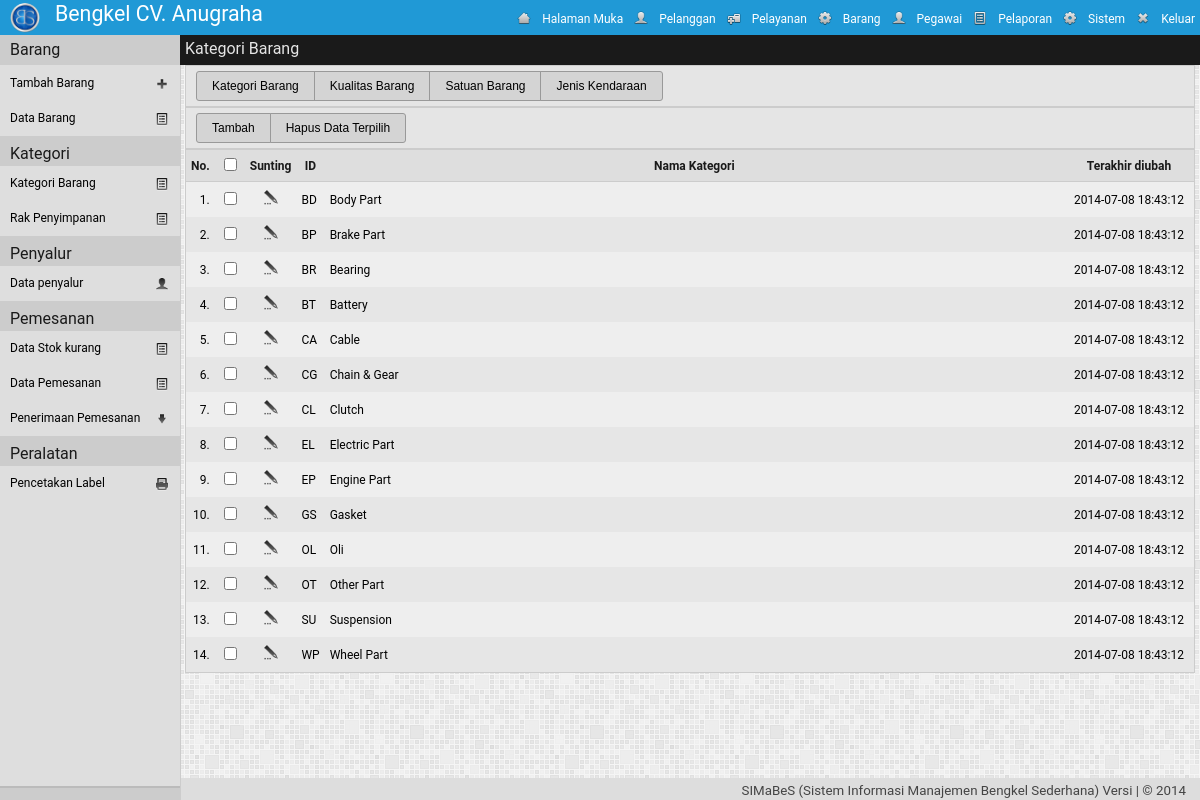
The page /adm/?mod=barang&h=kategori&id=1 (signed in) on the database its author committed.
### tables this page shows
CREATE TABLE IF NOT EXISTS `pengaturan` (
`id` int(1) NOT NULL,
  `nm_bengkel` varchar(30) NOT NULL,
  `telp1` varchar(30) NOT NULL,
  `telp2` varchar(30) NOT NULL,
  `almt_bengkel` text NOT NULL,
  `logo_bengkel` text NOT NULL,
  `tentang_bengkel` text NOT NULL
);

CREATE TABLE IF NOT EXISTS `akses_pengguna` (
  `kel_id` int(2) NOT NULL,
  `id_menu` int(2) NOT NULL,
  `r` enum('0','1') NOT NULL
);

CREATE TABLE IF NOT EXISTS `menu` (
  `id_menu` int(2) NOT NULL,
  `nm_menu` varchar(20) NOT NULL,
  `class` varchar(10) NOT NULL,
  `links` text NOT NULL,
  `icon` text NOT NULL,
  `value` text NOT NULL
);

CREATE TABLE IF NOT EXISTS `br_kategori` (
  `id_kt_brg` varchar(2) NOT NULL,
  `nm_kt_brg` varchar(25) NOT NULL,
  `wkt_ubah` datetime NOT NULL
);

### adm/barang/class.php (called while the page is built, shortened)
<?php
class barang{
	function tampil_kategori(){
		$qry = mysql_query("SELECT * FROM br_kategori") or die(mysql_error());
		while($row = mysql_fetch_array($qry))
			$data[] = $row;
			return $data;
	}
}
?>

### adm/barang/kategori.php (the view, shortened to what this page needs)
<?php
	$brg = new barang();
	$tampil_kategori = $brg->tampil_kategori();
	if($_GET['id']==1){$lokasi="Kategori Barang";}
	elseif($_GET['id']==2){$lokasi="Kualitas Barang";}
	elseif($_GET['id']==3){$lokasi="Satuan Barang";}
	elseif($_GET['id']==4){$lokasi="Jenis Kendaraan";}
	echo'
	<div class="konten">
	<div class="lokasi"><label>'.$lokasi.'</label></div>
	<div class="alat">
		<button class="perbaharui" id="kiri" onclick="window.location=\'?mod='.$_GET['mod'].'&h='.$_GET['h'].'&id=1\'">Kategori Barang</button>
		<button class="perbaharui" id="tengah" onclick="window.location=\'?mod='.$_GET['mod'].'&h='.$_GET['h'].'&id=2\'">Kualitas Barang</button>
		<button class="perbaharui" id="tengah" onclick="window.location=\'?mod='.$_GET['mod'].'&h='.$_GET['h'].'&id=3\'">Satuan Barang</button>
		<button class="perbaharui" id="kanan" onclick="window.location=\'?mod='.$_GET['mod'].'&h='.$_GET['h'].'&id=4\'">Jenis Kendaraan</button>
	</div>';
if(isset($_GET['id'])){
	if($_GET['id'] == 1){
		echo'
		<form class="form1" name="form1" method="post" action="?mod='.$_GET['mod'].'&h=aksi" onsubmit="return cek_chk(\'Pilih data yang akan dihapus\');">
			<div class="alat">
				<a href="?mod='.$_GET['mod'].'&h=kategori_tambah"><input name="tambah_kategori" value="Tambah" class="tambah" id="kiri" type="button"></a>
				<input name="br_kategori_hapus" value="Hapus Data Terpilih" class="hapus" id="kanan"  type="submit">
				<input type="hidden" name="lokasi" value="'.$lokasi.'">
			</div>
			<table class="table" cellpadding="5" cellspacing="0" border="0" >
				<tr>
					<th align="right" width="10px">No.</th>
					<th align="center" width="10px"><input type="checkbox" id="semua" name="semua" onclick="checkUncheckAll('.count($tampil_kategori).')"></th>
					<th align="center" width="10px">Sunting</th>
					<th align="center" width="15px">ID</th>
					<th align="center">Nama Kategori</th>
					<th align="center" width="120px">Terakhir diubah</th>
				</tr>';
					$tampil = $tampil_kategori;
					$baris=0;
					foreach($tampil as $data){
						$baris++;
						$kolom= ($baris%2 == 1)? "kolom-ganjil" : "kolom-genap";
				echo'
				<tr class="'.$kolom.'">
					<td align="right">'.$baris .'.</td>
					<td align="center"><input name="item[]" id="item'.$baris.'" value="'.$data['id_kt_brg'].'" type="checkbox"></td>
					<td align="center"><a href="?mod='.$_GET['mod'].'&h=kategori_sunting&id_kt_brg='.$data['id_kt_brg'].'"><img src="../img/sunting.png" height="20px" width="20px"></a></td>
					<td>'.$data['id_kt_brg'].'</td>
					<td>'.$data['nm_kt_brg'].'</td>
					<td align="center">'.$data['wkt_ubah'].'</td>
				</tr>';
				}
			echo'
			</table>
			</form>';
	}
}
else{
	header('location:?mod='.$_GET['mod'].'&h='.$_GET['h'].'&id=1');
}
echo'</div>';
?>

### adm/header.php
<?php
	$qpeng=mysql_query("SELECT * FROM pengaturan  LIMIT 1");
	$dpeng=mysql_fetch_object($qpeng);
	$qmenu="select id_menu  from akses_pengguna where  kel_id='".$_SESSION['kel_id']."' AND r='1' ";
	$dmenu=mysql_query($qmenu) or die (mysql_error());
echo'
<!DOCTYPE html PUBLIC "-//W3C//DTD XHTML 1.0 Strict//EN"
	"http://www.w3.org/TR/xhtml1/DTD/xhtml1-strict.dtd">
<html xmlns="http://www.w3.org/1999/xhtml" xml:lang="en" lang="en">
<head>
<title>'.$aplikasi." | ".strtoupper($_GET['mod']).' | Daily Build</title>
		<link rel="shortcut icon" href="../img/icon.ico" />
		<link rel="stylesheet" type="text/css" href="../styler/header.css">
		<link rel="stylesheet" type="text/css" href="../styler/style.css">
		<link rel="stylesheet" type="text/css" href="../styler/jquery-ui.css">
		<link rel="stylesheet" type="text/css" href="../styler/jquery-ui.theme.css">
		<script type="text/javascript" src="../styler/jquery-1.9.1.js"></script>
		<script type="text/javascript" src="../styler/jquery-ui.js"></script>
		<link rel="stylesheet" type="text/css" href="../styler/toastr.css">
		<script type="text/javascript" src="../styler/toastr.js"></script>
		<script type="text/javascript" src="../styler/toastr_option.js"></script>
		<script type="text/javascript" src="../styler/iframe.js"></script>
		<script type="text/javascript" src="../styler/check-uncheck.js"></script>
		<script src="../styler/tab.js" type="text/javascript"></script>
		<link href="../styler/tab.css" rel="stylesheet" type="text/css" />
</head>
<body >
<div class="header" >
	<div class="kiri">
		<a href="../index.php" target="_blank">
		<div class="logo"><img src="'.$dpeng->logo_bengkel.'"></div>
		<div class="namabengkel" >'.$dpeng->nm_bengkel.'</div></a>
	</div>
	<div class="kanan">
		<ul class="header-nav">';
			while ($dpengku2=mysql_fetch_object($dmenu)){
				$myquery="select *  from menu where id_menu='".$dpengku2->id_menu."'";
				$isi=mysql_query($myquery) or die (mysql_error());
				$dpengku=mysql_fetch_object($isi);
				echo "<a href='$dpengku->links' title='$dpengku->nm_menu' ><li class='$dpengku->class'><img class='img' src='$dpengku->icon'>$dpengku->nm_menu</li></a>";
			}
		echo'
		</ul>
	</div>
</div>
';
?>

### styler/header.css (style rules this page uses)
.header { top: 0px; width: 100%; height: 35px; padding: 0px; margin: 0px; color: #ffffff; background: #2099D6; position: fixed; z-index:1000; }
.kiri { float:left; width:auto; vertical-align:middle; }
.logo { float: left; margin: 3px 10px 5px 10px; padding: 0; vertical-align: middle; }
.logo img { width: 30px; height: 30x; border-radius: 20px; }
.namabengkel { float: left; margin: auto; padding: 5px; text-align: left; font-size: 16pt; color:#ffffff; }
.kanan { height:34px; width:auto; float:right; right: 0px; display: inline; }
.header-nav { list-style: none; margin: 0px; padding: 0px; }
.header-nav li { color:#fff; line-height: 18px; text-indent: 0px; }
.header-nav li img { float: left; margin: 0px 10px 0px 0px ; height: 16px; width: 16px; }
.menu, .keluar { padding :10px 5px 7px 5px ; margin:0; float: left; text-align: center; vertical-align: top; }

### styler/style.css (style rules this page uses)
a { text-decoration: none; }
a:link,a:visited { color: #000000; }
body { font-family: Roboto,Open Sans,Sans, Sans Serif, Calibri, Arial; font-size: 12px; margin: 0px; padding: 0px; background: url('../img/bg.png') repeat; line-height: 1.5em; color: #444; height:100%; }
.konten { width: auto; height: auto; margin: 0 0 50px 180px; padding: 30px 5px 0px 5px; vertical-align:middle; font-size: 12px; color:#000; }
table { width: 100%; height: auto; margin: 0px 0px 10px 0px; border:1px solid #ccc; }
.form1 { float:left; margin-bottom:10px; width:100%; }
div.alat { width : auto; padding:5px 0px 5px 10px ; background:#E5E5E5; border:1px solid #ccc; }
.tambah, .simpan, .perbaharui, .batal, .hapus, .cetak, .noPrint, .kembali { font-size:12px; padding-left:15px; padding-right:15px; height:30px; vertical-align:middle; border:1px solid #999999; cursor: pointer; color:#000; background:#D4D4D4; -webkit-transition:all 0.3s ease-in-out; -moz-transition:all 0.3s ease-in-out; -o-transition:all 0.3s ease-in-out; transition:all 0.3s ease-in-out; }
#kiri { border-top-left-radius:3px;border-bottom-left-radius:3px; }
#tengah { margin-left:-4px; }
#kanan { border-top-right-radius:3px;border-bottom-right-radius:3px;margin-left:-4px; }
label { margin-left:10px; font-size: 12px; }
th { color: #1a1a1a; background: #dedede; border-bottom: solid 1px #ccc; height:20px; padding:5px; margin:0px; font-size: 12px; }
td { min-height:30px; }
.kolom-ganjil { background:#EEEEEE; }
.kolom-genap { background:#E6E6E6; }
table { background:#eee; }
.lokasi { top:35px; left:180px; margin:0px 0px 5px 0px; padding:5px; height:20px; vertical-align:middle; color:#E5E5E5; position:fixed; width:100%; float:right; z-index:999; background: #1A1A1A; }
.lokasi > label { font-size:12pt; margin:0px; }

### rows shown on the page
pengaturan: logo_bengkel (picture), nm_bengkel "Bengkel CV. Anugraha"
akses_pengguna: id_menu.icon (picture), id_menu.nm_menu "Halaman Muka"
akses_pengguna: id_menu.icon (picture), id_menu.nm_menu "Pelanggan"
akses_pengguna: id_menu.icon (picture), id_menu.nm_menu "Pelayanan"
akses_pengguna: id_menu.icon (picture), id_menu.nm_menu "Barang"
akses_pengguna: id_menu.icon (picture), id_menu.nm_menu "Pegawai"
akses_pengguna: id_menu.icon (picture), id_menu.nm_menu "Pelaporan"
akses_pengguna: id_menu.icon (picture), id_menu.nm_menu "Sistem"
akses_pengguna: id_menu.icon (picture), id_menu.nm_menu "Keluar"
br_kategori: id_kt_brg "BD", nm_kt_brg "Body Part", wkt_ubah "2014-07-08 18:43:12"
br_kategori: id_kt_brg "BP", nm_kt_brg "Brake Part", wkt_ubah "2014-07-08 18:43:12"
br_kategori: id_kt_brg "BR", nm_kt_brg "Bearing", wkt_ubah "2014-07-08 18:43:12"
br_kategori: id_kt_brg "BT", nm_kt_brg "Battery", wkt_ubah "2014-07-08 18:43:12"
br_kategori: id_kt_brg "CA", nm_kt_brg "Cable", wkt_ubah "2014-07-08 18:43:12"
br_kategori: id_kt_brg "CG", nm_kt_brg "Chain & Gear", wkt_ubah "2014-07-08 18:43:12"
br_kategori: id_kt_brg "CL", nm_kt_brg "Clutch", wkt_ubah "2014-07-08 18:43:12"
br_kategori: id_kt_brg "EL", nm_kt_brg "Electric Part", wkt_ubah "2014-07-08 18:43:12"
br_kategori: id_kt_brg "EP", nm_kt_brg "Engine Part", wkt_ubah "2014-07-08 18:43:12"
br_kategori: id_kt_brg "GS", nm_kt_brg "Gasket", wkt_ubah "2014-07-08 18:43:12"
br_kategori: id_kt_brg "OL", nm_kt_brg "Oli", wkt_ubah "2014-07-08 18:43:12"
br_kategori: id_kt_brg "OT", nm_kt_brg "Other Part", wkt_ubah "2014-07-08 18:43:12"
br_kategori: id_kt_brg "SU", nm_kt_brg "Suspension", wkt_ubah "2014-07-08 18:43:12"
br_kategori: id_kt_brg "WP", nm_kt_brg "Wheel Part", wkt_ubah "2014-07-08 18:43:12"

### other values the page prints
$lokasi "Kategori Barang"
